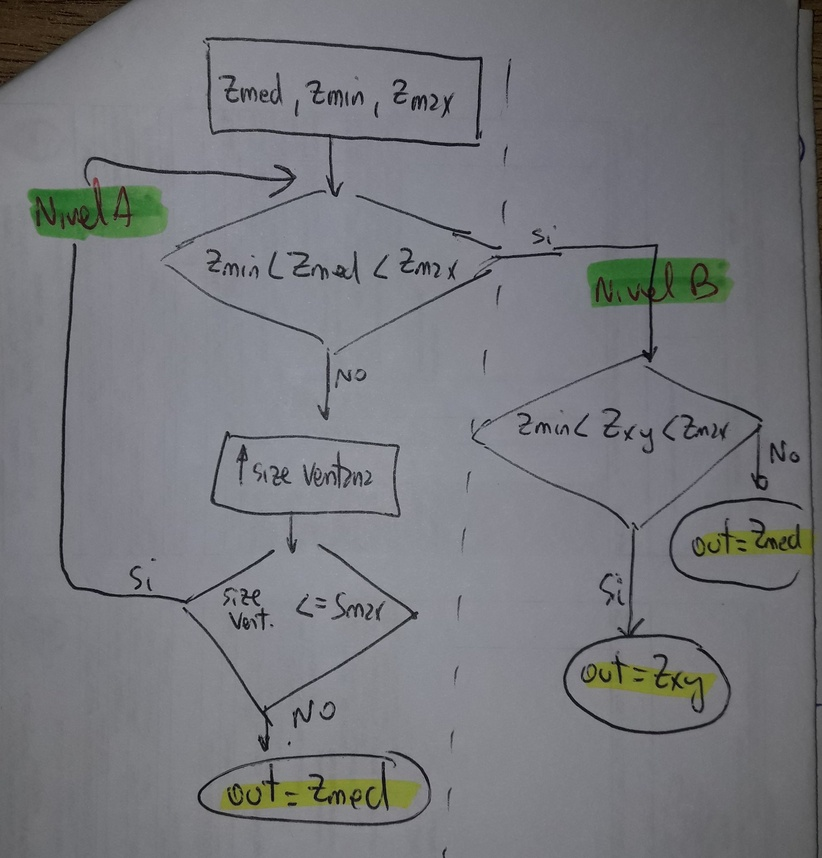
%> input picture matlab/Unidad_5/filtro adaptativo mediana.jpg, 822 x 858 px, shrunk from 1986 x 2072 before the run
$ octave ej3.m   (GNU Octave 9; MATLAB toolbox functions it lacks are replaced by stand-ins)
%> lines starting %> are read from the running program, lines starting %| are printed output that depends on the picture
### matlab/Unidad_5/imnoise3.m
function [r, R, S] = imnoise3(M, N, C, A, B)
% Genera ruido periódico

%Ouput:
%r: patrón de ruido espacial sinusoidal (MxN)
%R: DFT2D centrada y cruda
%S: espectro de magnitud, abs(R)

% Input:
% C (kx2): matriz que contiene los k pares de coordenadas (u,v), ubicación de los impulsos en el dominio de frenciencia
% respecto al centro del rectángulo de frecuencia (M/2 + 1, N/2 + 1).
% Sólo un par de coordenadas es requerido para cada impulso, el programa genera su conjugado
% A: vector 1xk, contiene las amplitudes de los impulsos. Por defecto es 1.
% B: matriz kx2, contiene las fases Bx y By de cada par de impulsos. Por default B es 0.

% Parámetros de entrada
k = size(C, 1); %cantidad de filas de C, equivalente a la cantidad de pares de deltas

if nargin < 4 %cantidad de argumentos
    A = ones(1, k); %por defaul A = 1 (vector fila)
    B = zeros(k, 2); %por defaul B=0 (matriz kx2)
end

if nargin < 5
    B = zeros(k, 2); %por defaul B=0 (matriz kx2)
end

% Genera R (una matriz de ceros MxN)
R = zeros(M, N);

for s = 1:k

   u0 = floor(M/2) + 1;
   v0 = floor(N/2) + 1 ;

   u = u0 - C(s, 1); %calcula las coordenadas "u" respecto centro
   v = v0 + C(s, 2); %calcula las coordenadas "v" respecto centro

   %Opuesto
   u_op = u0 + C(s,1);
   v_op = v0 - C(s,2);

   R(u,v) =  i*M*N*(A(s)/2)*exp(-i*2*pi*(C(s,1)*B(s,1)/M+C(s,2)*B(s,2)/N)); %la expo se hace 1 si la fase es 0
   R(u_op,v_op) = -i*M*N*(A(s)/2)*exp( i*2*pi*(C(s,1)*B(s,1)/M+C(s,2)*B(s,2)/N));

end

% Genera el espectro de magnitud y elpatrón sinusoidal espacial
S = abs(R); %R está centrado -> S está centrado
r = real(ifft2(ifftshift(R)));

### matlab/Unidad_5/dftuv.m
function [U, V] = dftuv(M, N)
% Calcula las matrices U y V (meshgrid de frecuencia)
% U y V se emplean para armar filtros en el dominio de las frecuencias
% Ambas son de dimensión MxN y de clase single.

% Seteo el rango de las variables
u= single(0:(M - 1));
v= single(0:(N - 1));

%Calcula el índice para usar en meshgrid
idx = find(u > M/2);
u(idx) = u(idx) - M;

idy = find(v > N/2);
v(idy) = v(idy) - N;

% Compute the meshgrid arrays.
[V,U] = meshgrid(v,u);  %observación, deben ir invertidos en orden

### matlab/Unidad_5/ej3.m
% A una imagen agréguele ruido periódico y aplíquele diferentes filtros
% rechaza-banda. Visualice los espectros de magnitud del filtro,
% de la imagen con ruido y de la imagen filtrada.

clear, clc, close all

% Abro imagen, paso a gray y convierto a double
[file,dir] = uigetfile('*.bmp;*.jpg;*.png;*.tiff;*.tif');
%> the answer given: filtro adaptativo mediana.jpg
filename = [dir,file];
info = imfinfo(filename);

switch info.ColorType
    case 'grayscale'
        I = imread(filename);

    case 'truecolor'
        I = imread(filename);
%> I is the input picture: size 858x822x3 uint8; mean R, G, B 119.5, 120.8, 124.9
        I = rgb2gray(I);
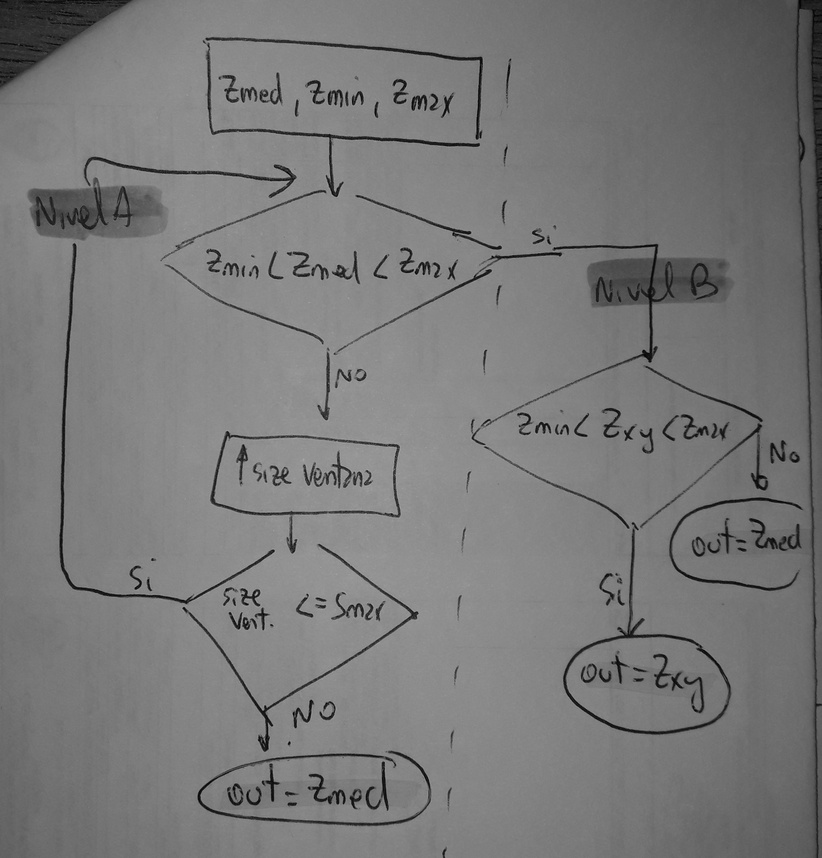
%> I: size 858x822 uint8; min 0, max 168, mean 120.8

    case 'indexed'
        [l,map] = imread(filename);
        I = ind2gray(l,map);
end

I = im2double(I);
%> I: size 858x822 double


% Defino parametros para imnoise3 y defino ruido
C=[0 10;10 2];                  % VARIAR COORD DE IMPULSOS C PARA VER VARIACION DEL FILTRO
[m,n]=size(I);
%> m = 858; n = 822
A=[10 5];
[r,R,S]=imnoise3(m,n,C,A);
%r: patron de ruido espacial sinusoidal (MxN)
%R: DFT2D centrada y cruda
%S: espectro de magnitud, abs(R)

%imagen con ruido: sumo dft2 cruda imagen y dft2 cruda ruido
T = fft2(I); %cruda
TT = T + ifftshift(R); %sumo transf cruda de la img con trnas cruda y descentrada del ruido
In = real(ifft2(TT));
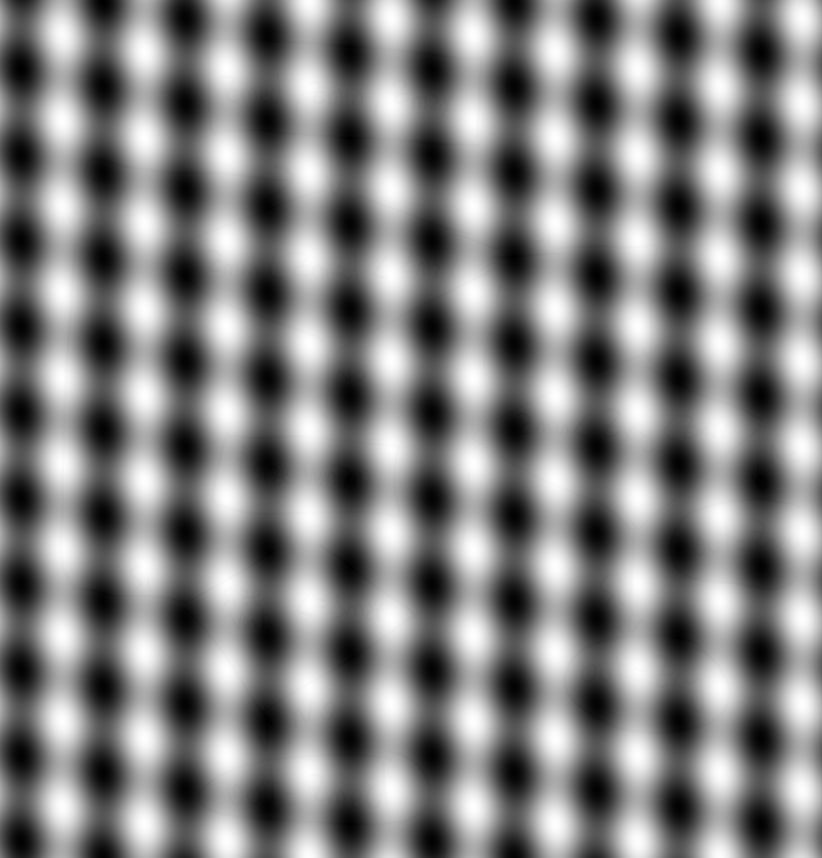
%> In: size 858x822 double; min -14.94, max 15.62, mean 0.474; drawn with min black and max white

%veo img con ruido y espectro con ruido
%figure
%subplot(1,2,1), imshow(In,[]);title({'Img con ruido','sumado frecuencialmente'}),subplot(1,2,2), imshow(S,[]); title('Espectro del ruido')

% Genero rectangulo de frecuencia (matrices U y V)
[U,V] = dftuv(m,n);

% Obtengo la distancia euclidea de los diferentes px respecto al centro
D = hypot(U,V); %descentrado
D = fftshift(D); %centrado

%MENU
s = menu('Filtros RECHAZA BANDA','1) Rechaza-Banda ideal','2) Rechaza-Banda BTW','3) Rechaza-Banda gaussiano' );
%> the answer given: 1

    %Calculo distancia euclidea D0 y ancho w IDEAL, calculado segun el ruido dado por imnoise3
    Dmin = min(hypot(C(1),C(2)), hypot(C(3),C(4))); %minimo radio (interior)
    Dmax = max(hypot(C(1),C(2)), hypot(C(3),C(4))); %maximo radio
    D0 =(Dmax + Dmin)/2;
    w = (Dmax-Dmin) +1; %diferencia entre radios de los impulsos (+1 para asegurar de 'atrapar' el impulso)

switch s
    %// FILTROS FRECUENCIALES //
    case 1
        % FILTRO RECHAZA BANDA IDEAL
        H = idealPass(D,D0,w); %centrado
        filtro='Rechaza-Banda ideal';

    case 2
        % FILTRO RECHAZA BANDA BTW
        n = input('Ingrese el orden del filtro BTW: ');
        w = w+2; %como este atenua le agrego más ancho para asegurar el rechazo
        H = btwPass(D,D0,w,n);
        filtro='Rechaza-Banda BTW';

   case 3
        % FILTRO RECHAZA BANDA GAUSS
        w = w+2; %como este atenua le agrego más ancho para asegurar el rechazo
        H = gaussPass(D,D0,w);
        filtro='Rechaza-Banda gaussiano';

end
% Todos los filtros H estan centrados


E = fftshift (log (abs(TT) +1)); %espectro de magnitud de la img con ruido
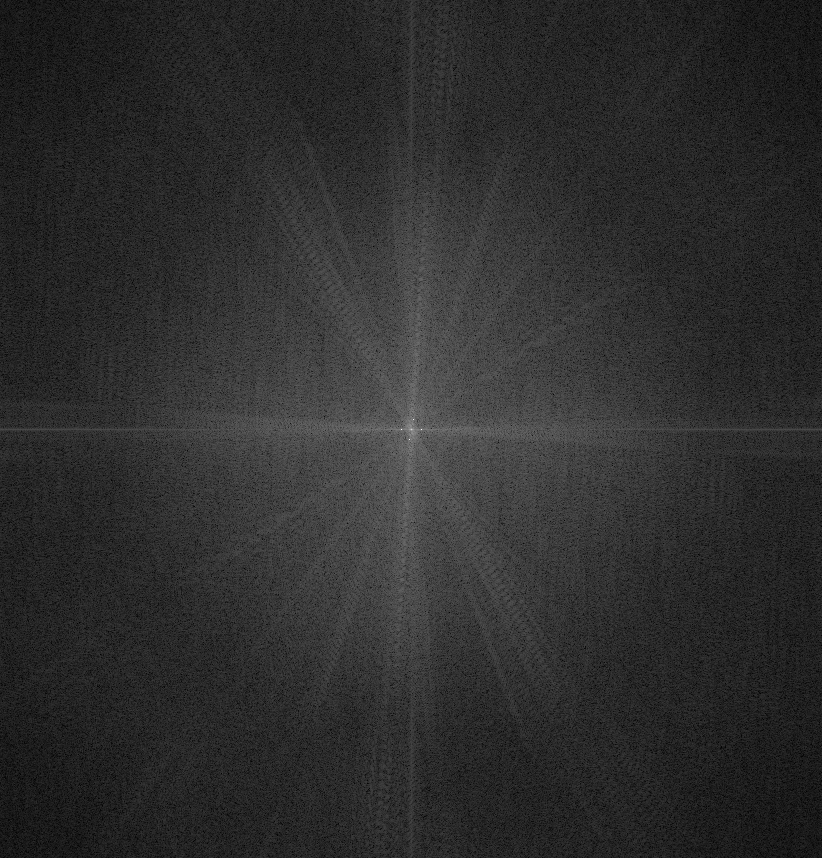
%> E: size 858x822 double; min 0.00297, max 15.08, mean 2.73; drawn with min black and max white
% a la transformada cruda TT de img_c/_ruido con log +1, abs y fftshift

V = H .*E; %efecto del filtro sobre el espectro (convolucion)

% Ahora quiero antitransformar
P = ifftshift(H) .* TT; %primero hago la convolucion (mult en frec) del filtro
%decentrado y crudo y la transf de la img c/ ruido tamb descentrada y cruda

O = real(ifft2(P)); %teniendo P le calculo la antitransformada y me quedo con lo real

figure
subplot(2,3,1), imshow(I,[]),title('Img original','FontSize', 10)
subplot(2,3,2),imshow(In,[]),title('Img con ruido periodico','FontSize', 10)
subplot(2,3,3), imshow(E,[]),title('Espectro magnitud img ruidosa','FontSize', 10)

subplot(2,3,4), surf(double(H)),title(['Filtro 3D ', filtro], 'Fontsize',10)
subplot(2,3,6),imshow(O),title(['Img filtrada con ',filtro],'FontSize', 10)
%> after `imshow(O)`:
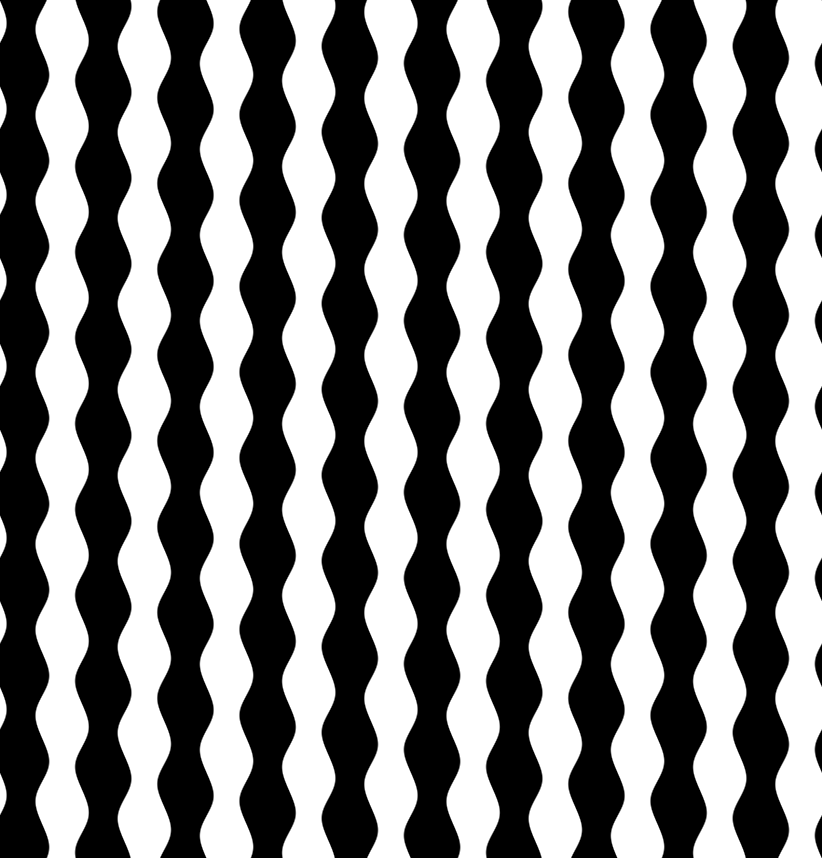
%> displayed picture: size 858x822, on the screen's scale of 0 to 255; min 0, max 255, mean 123.1
subplot(2,3,5) , imshow(V,[]),title('Espectro magnitud img filtrada','Fontsize',10)
%> after `title('Espectro magnitud img filtrada','Fontsize',10)`:
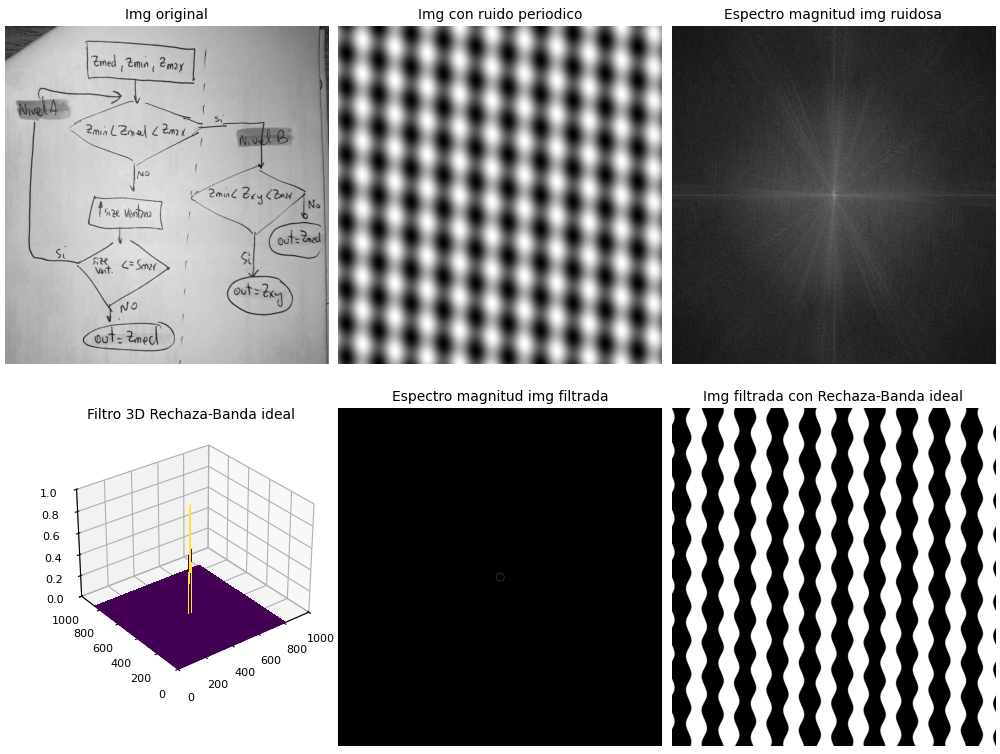
%> figure redrawn from the program's plot data, 6 panels

function H = idealPass(D,D0,w)
H= (D >= D0-w/2) & (D<=D0+w/2);
end

function H = btwPass(D, DO, w, n)
H = 1./(1+(((D.^2-DO^2)./(D*w)).^2*n));
end

function H = gaussPass(D, DO, w)
H = exp((-(D .^ 2-DO^2)./(D .* w + eps)).^2);
end
